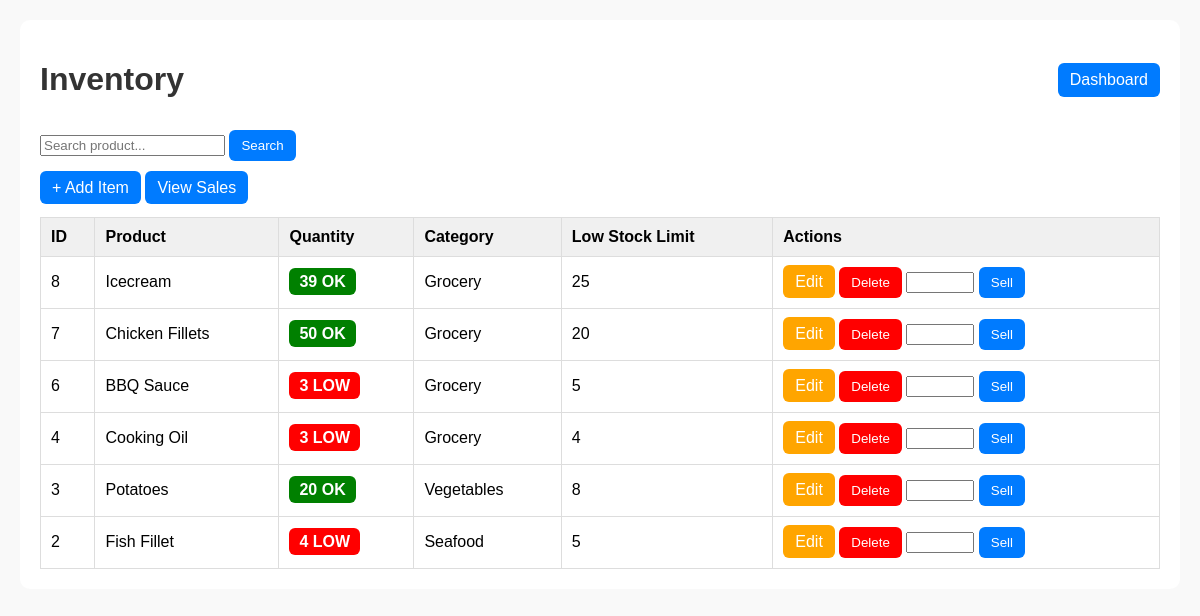
Before: /inventory (signed in) with the older database file.
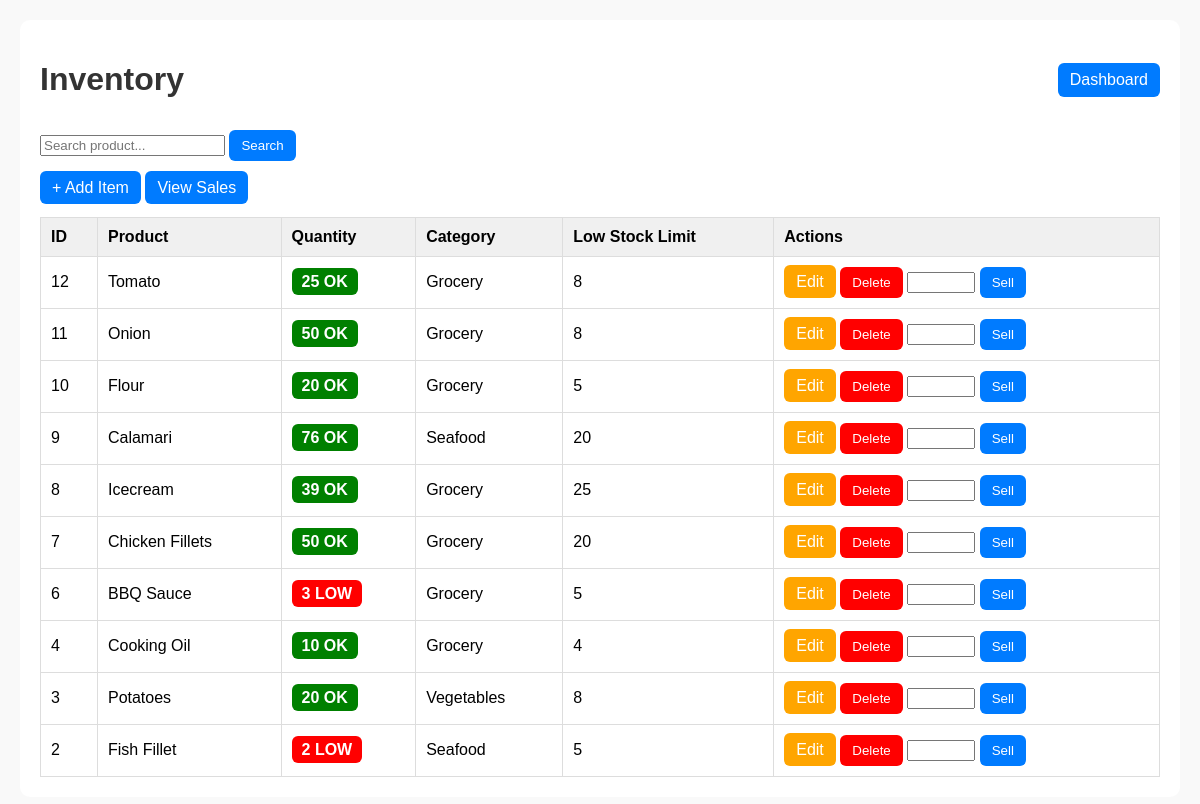
After: the same page with the newer database file.
### tables this page shows
CREATE TABLE inventory (
            id INTEGER PRIMARY KEY AUTOINCREMENT,
            product_name TEXT NOT NULL,
            quantity INTEGER NOT NULL,
            category TEXT NOT NULL,
            low_stock_limit INTEGER NOT NULL
        );

### app.py (the view)
@app.route("/inventory")
@login_required
def inventory():
    search = request.args.get("search", "").strip()
    conn = get_db_connection()
    if search:
        items = conn.execute("""
            SELECT * FROM inventory
            WHERE product_name LIKE ?
            ORDER BY id DESC
        """, ('%' + search + '%',)).fetchall()
    else:
        items = conn.execute("""
            SELECT * FROM inventory
            ORDER BY id DESC
        """).fetchall()
    conn.close()
    return render_template("inventory.html", items=items, search=search)

### app.py (called while the page is built)
def get_db_connection():
    conn = sqlite3.connect(DATABASE)
    conn.row_factory = sqlite3.Row
    return conn

def login_required(f):
    @wraps(f)
    def wrapper(*args, **kwargs):
        if "username" not in session:
            flash("Please log in first.", "error")
            return redirect(url_for("login"))
        return f(*args, **kwargs)
    return wrapper

### templates/inventory.html (shortened to what this page needs)
<!DOCTYPE html>
<html lang="en">
<head>
</head>
<body>
<div class="container">
    <div class="top-bar">
        <h1>Inventory</h1>
        <a href="{{ url_for('dashboard') }}" class="btn">Dashboard</a>
    </div>
    <form method="GET" action="{{ url_for('inventory') }}" class="search-box">
        <input type="text" name="search" placeholder="Search product..." value="{{ search }}">
        <button type="submit" class="btn">Search</button>
    </form>
    <br>
    <a href="{{ url_for('add_item') }}" class="btn">+ Add Item</a>
    <a href="{{ url_for('sales') }}" class="btn">View Sales</a>
    <table>
        <thead>
            <tr>
                <th>ID</th>
                <th>Product</th>
                <th>Quantity</th>
                <th>Category</th>
                <th>Low Stock Limit</th>
                <th>Actions</th>
            </tr>
        </thead>
        <tbody>
        {% for item in items %}
            <tr>
                <td>{{ item.id }}</td>
                <td>{{ item.product_name }}</td>
                <td>
                    {% if item.quantity <= item.low_stock_limit %}
                        <span class="stock-low">
                            {{ item.quantity }} LOW
                        </span>
                    {% else %}
                        <span class="stock-ok">
                            {{ item.quantity }} OK
                        </span>
                    {% endif %}
                </td>
                <td>{{ item.category }}</td>
                <td>{{ item.low_stock_limit }}</td>
                <td>
                    <a href="{{ url_for('edit_item', item_id=item.id) }}" class="btn btn-edit">Edit</a>
                    <form action="{{ url_for('delete_item', item_id=item.id) }}" method="POST" style="display:inline;">
                        <button class="btn btn-delete">Delete</button>
                    </form>
                    <form action="{{ url_for('sell_item', item_id=item.id) }}" method="POST" style="display:inline;">
                        <input type="number" name="quantity_sold" min="1" class="sell-input" required>
                        <button class="btn">Sell</button>
                    </form>
                </td>
            </tr>
        {% endfor %}
        </tbody>
    </table>
</div>
</body>
</html>

### templates/inventory.html (style rules this page uses)
body { font-family: Arial, sans-serif; margin: 20px; background: #f9f9f9; }
.container { max-width: 1200px; margin: auto; background: white; padding: 20px; border-radius: 10px; }
h1 { color: #333; }
.top-bar { display: flex; justify-content: space-between; align-items: center; }
.btn { padding: 8px 12px; border-radius: 6px; text-decoration: none; background: #007BFF; color: white; border: none; cursor: pointer; }
.btn-edit { background: orange; }
.btn-delete { background: red; }
table { width: 100%; border-collapse: collapse; margin-top: 20px; }
th, td { border: 1px solid #ddd; padding: 10px; text-align: left; }
th { background: #f0f0f0; }
.search-box { margin-top: 10px; }
.stock-ok { background: green; color: white; padding: 5px 10px; border-radius: 6px; font-weight: bold; }
.stock-low { background: red; color: white; padding: 5px 10px; border-radius: 6px; font-weight: bold; }
.sell-input { width: 60px; }

Changed rows visible on the page:
added inventory: id "12", product_name "Tomato", quantity "25", category "Grocery", low_stock_limit "8"
added inventory: id "11", product_name "Onion", quantity "50", category "Grocery", low_stock_limit "8"
added inventory: id "10", product_name "Flour", quantity "20", category "Grocery", low_stock_limit "5"
added inventory: id "9", product_name "Calamari", quantity "76", category "Seafood", low_stock_limit "20"
changed inventory "Cooking Oil": quantity "3" → "10"; quantity "LOW" → "OK"
changed inventory "Fish Fillet": quantity "4" → "2"
